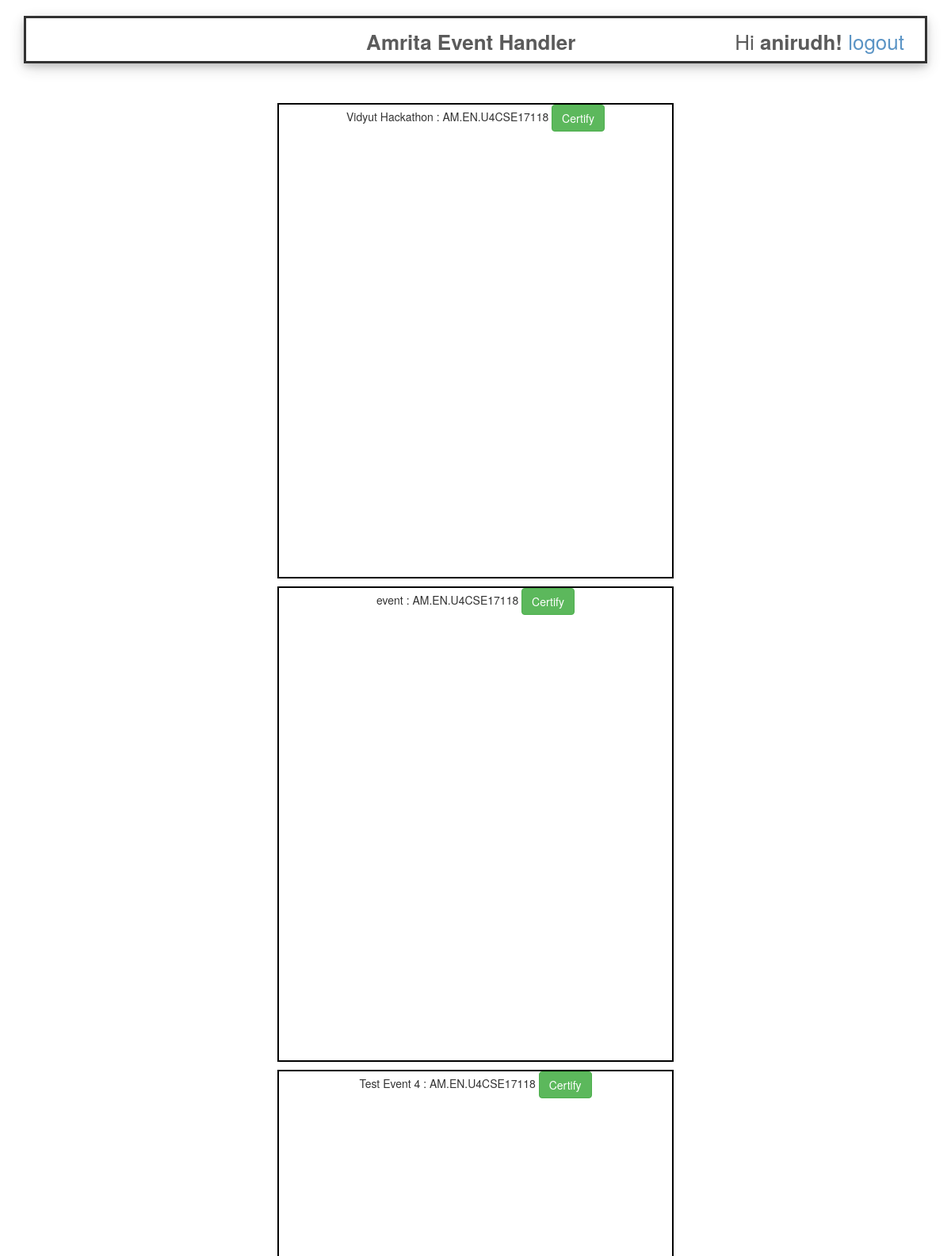
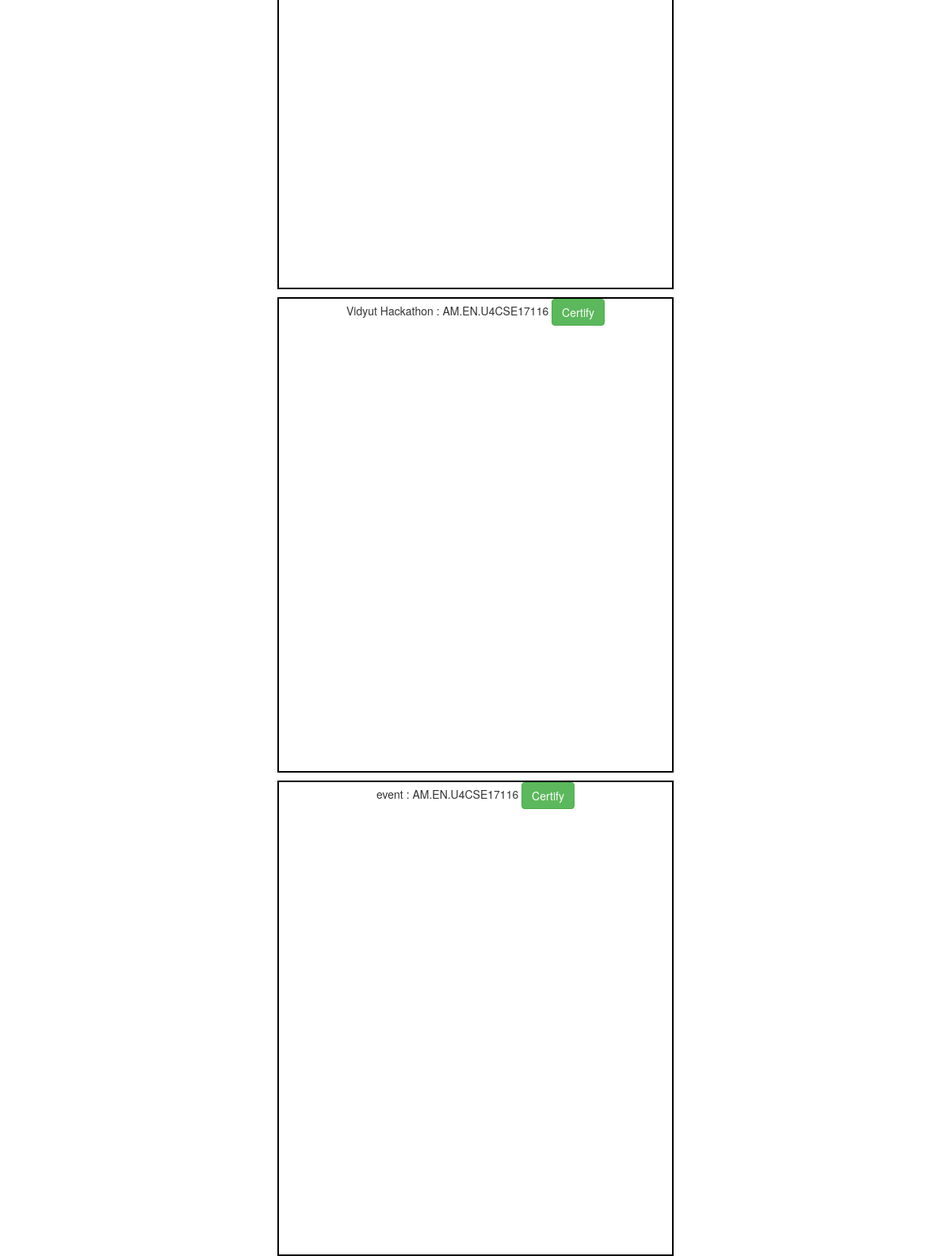
/event_participants/ (signed in), run on the app's committed database (2 pictures, top to bottom).
### accounts/models.py (models this page shows)
class CustomUser(AbstractUser):
    email = models.EmailField(unique=True)
    roll = models.CharField(max_length=200, null=True, blank=False)
    contact_no = models.IntegerField(max_length=10, null=True, blank=False, default=1234567890)

### administrator/models.py (models this page shows, shortened)
class Registrants(models.Model):
    event = models.ForeignKey(
        EventDetails, on_delete=models.CASCADE, null=True, blank=False)
    roll = models.CharField(max_length=200, null=True,
                            blank=False)

class EventDetails(models.Model):
    name = models.CharField(max_length=200)
    description = models.TextField()
    venue = models.CharField(max_length=200)
    event_date = models.DateTimeField(default=timezone.now())
    fee = models.FloatField(default=0)
    last_date = models.DateTimeField(default=timezone.now())
    def __str__(self):
        return self.name

### administrator/views.py (the view)
# urls.py: path('event_participants/', permission_required('is_staff')(EventParticipantsView.as_view()),
class EventParticipantsView(ListView):
    model = Registrants
    template_name = 'show_participants.html'
    context_object_name = 'members'

### templates/show_participants.html (shortened to what this page needs)
{% extends 'base2.html' %}
{% block content %}
<br><br>
{% for m in members %}
<center>
    <div class="boxer">
        {{ m.event }} :
        {{ m.roll }}
        <button type="button" onclick="certificate()" class="btn btn-success">Certify</button><br>
        <br>
    </div>
</center>
{% endfor %}
{% endblock content %}

### templates/base2.html (shortened to what this page needs)
{% load staticfiles %}
<!DOCTYPE html>
<html>
<head>
    <link href="{% static 'css/base2.css' %}" rel="stylesheet">
    <link rel="stylesheet" href="https://cdnjs.cloudflare.com/ajax/libs/font-awesome/4.7.0/css/font-awesome.min.css">
    <link rel="stylesheet" href="https://maxcdn.bootstrapcdn.com/bootstrap/3.3.7/css/bootstrap.min.css">
</head>
<body>
    <main>
        <div>
            {% if user.is_authenticated %}
            <center>
                <div class="banner">
                    <b>Amrita Event Handler</b>
                    <div class="UserLog">
                        Hi <b>{{ user.username }}!</b>
                        <a href="{% url 'logout' %}">logout&emsp;</a>
                    </div>
                </div>
            </center>
            {% endif %}
        </div>
        {% block content %}
        {% endblock %}
    </main>
</body>
</html>

### static/css/base2.css (style rules this page uses)
.banner { border: 3px solid black; padding-top: 10px; text-align: center; width: 95%; margin-top: 20px; height: 60px; font-size: 26px; opacity: .8; box-shadow: 0 4px 8px 0 rgba(0, 0, 0, 0.2), 0 6px 20px 0 rgba(0, 0, 0, 0.19); }
.UserLog { float: right; }
.boxer { margin-top: 10px; width: 500px; height: 600px; border: 2px solid black; }

### data on the page
CustomUser: username "anirudh"
Registrants: event "Vidyut Hackathon", roll "AM.EN.U4CSE17118"
Registrants: event "event", roll "AM.EN.U4CSE17118"
Registrants: event "Test Event 4", roll "AM.EN.U4CSE17118"
Registrants: event "Vidyut Hackathon", roll "AM.EN.U4CSE17116"
Registrants: event "event", roll "AM.EN.U4CSE17116"
